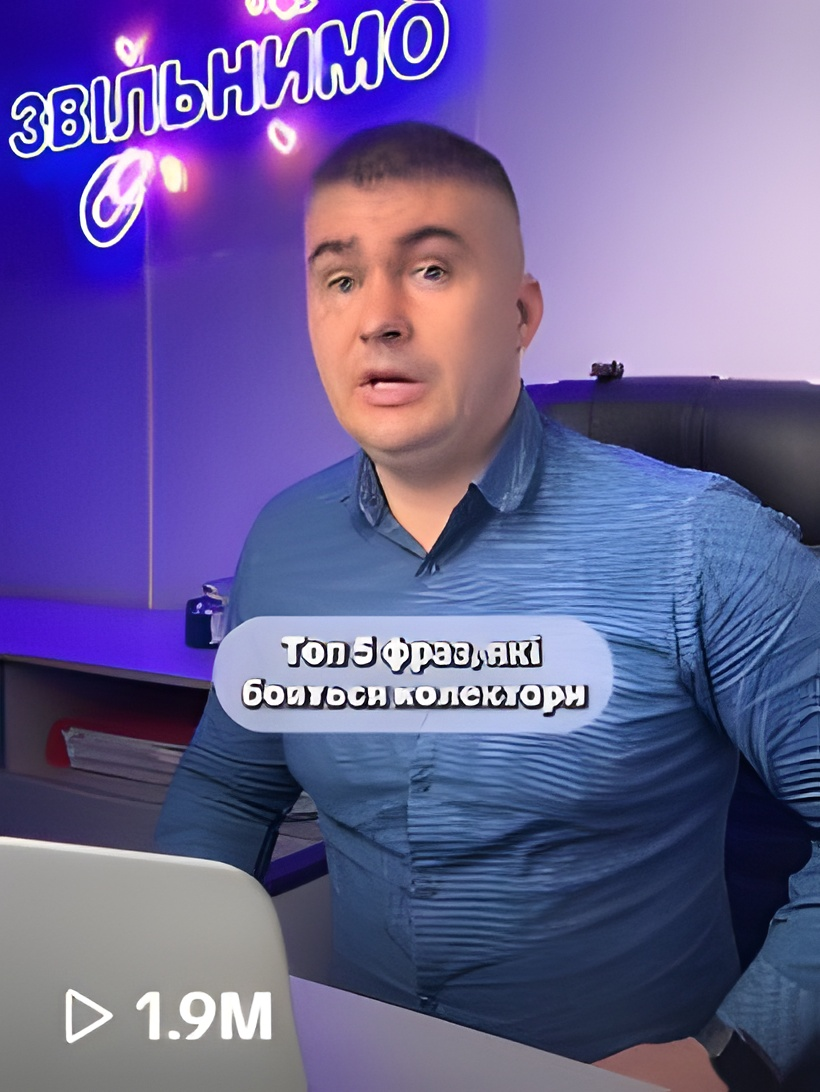
#> input picture cases-src/kp/cov_1_9m.jpg, 820 x 1092 px
$ python fix_covers.py
#> lines starting #> are read from the running program, lines starting #| are printed output that depends on the picture; after the words box and inside, x2 and y2 are one past the last pixel; in counts of white or black regions, pixels touching at a corner belong together
#!/usr/bin/env python3
"""Обкладинки з переглядами у стрічці «Про нас» (k01 1.9M, k02 2.4M, k03 257 тис., k04 354 тис.).

Оксана 23.09 і 29.09: «там, де скріни з переглядами — зробити дуже акуратно, там жахливі скріни».
Старі k-файли були вирізані зі сторінок Canva: білі рамки, шматок сусідньої картки, обрізаний текст
«ПРОДАТИ НИРКУ?». Нові — з оригіналів у PDF комерційної пропозиції (стор. 6 і 8), збільшених у 4 рази
Real-ESRGAN (kp/cov_*.jpg), обрізаних до 9:16 без втрати тексту й цифри переглядів. Підпис на 1.9M —
з оригіналу (kp/cov_1_9m_src.png), бо нейромережа ламає дрібні літери.
2.4M у PDF має пропорцію 3:4 і текст на всю ширину — тож фон зверху добудовуємо з розмитого верху кадру.
Запуск: python3 fix_covers.py → assets/k01.jpg … k04.jpg, далі build.py.
"""
import os
from PIL import Image, ImageFilter, ImageDraw, ImageEnhance

S = os.path.dirname(os.path.abspath(__file__))
KP, A = os.path.join(S, 'kp'), os.path.join(S, 'assets')
W, H = 720, 1280


def save(im, name):
    im = im.resize((W, H), Image.LANCZOS).filter(ImageFilter.UnsharpMask(1.0, 40, 2))
    im.save(os.path.join(A, name), quality=90, optimize=True, progressive=True)
    print(name, im.size)


def load(src):
#> called with src = 'cov_1_9m.jpg'
    return Image.open(os.path.join(KP, src)).convert('RGB')
#> returned value is the input picture: PIL image 820x1092 RGB; mean R, G, B 104.8, 96.2, 149.2
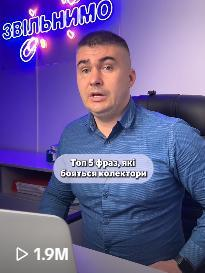
#> input picture cases-src/kp/cov_1_9m_src.png, 205 x 273 px
#> in caption_from_source, `x0, y0, x1, y1 = box`: x0 = 214; y0 = 604; x1 = 618; y1 = 744
#> in caption_from_source, `m = Image.new('L', im.size, 0)`: m: PIL image 820x1092 L; every value is 0
#> in caption_from_source, `ImageDraw.Draw(m).rounded_rectangle(box, (y1 - y0) // 2, fill=255)`:
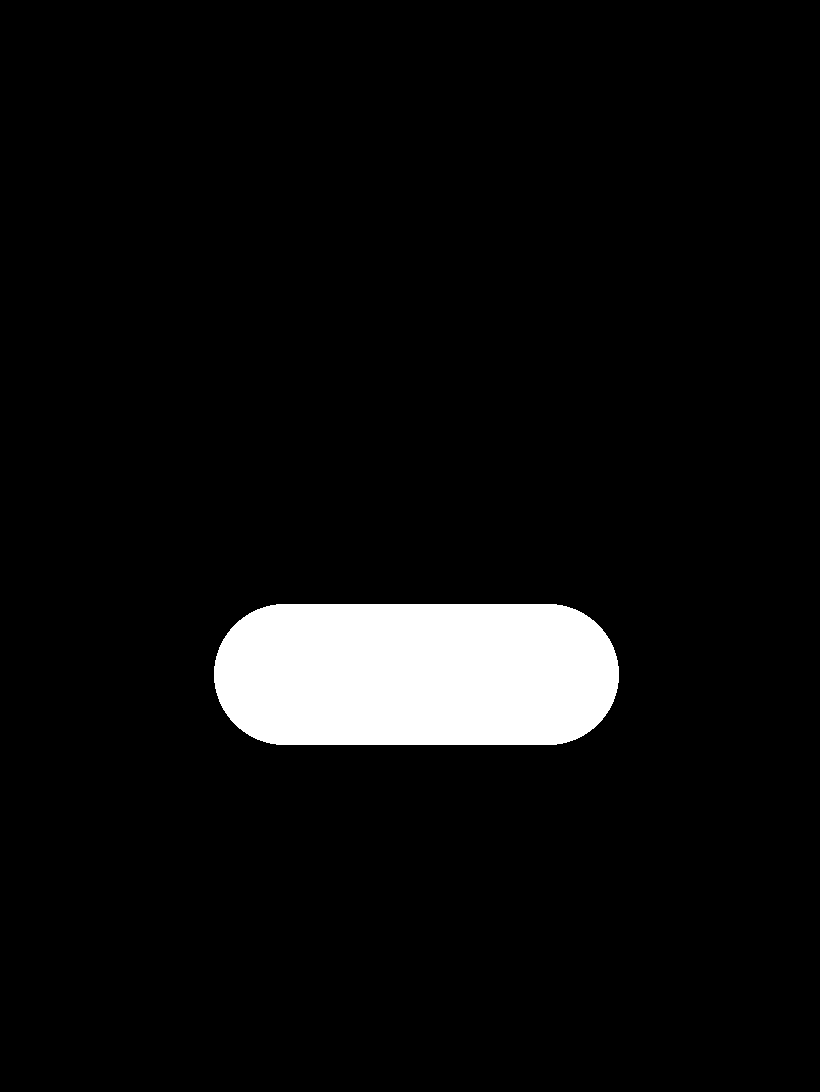
#> m: PIL image 820x1092 L; 5.9% white; 1 white region, box (x1, y1, x2, y2) and area: (214, 604, 619, 745) 52821


def crop916_im(im, x0):
#> called with x0 = 8
    w = round(im.height * W / H)
#> w = 614
    return im.crop((x0, 0, x0 + w, im.height))
#> returned value: PIL image 614x1092 RGB
#| k01.jpg (720, 1280)


def crop916(src, x0):
    return crop916_im(load(src), x0)


def extend_top(src, side):
    """Кадр 3:4 → 9:16: ширину лишаємо (текст на всю ширину), зверху добудовуємо розмитий фон."""
#> called with src = 'cov_2_4m.jpg', side = 24
    im = Image.open(os.path.join(KP, src)).convert('RGB')
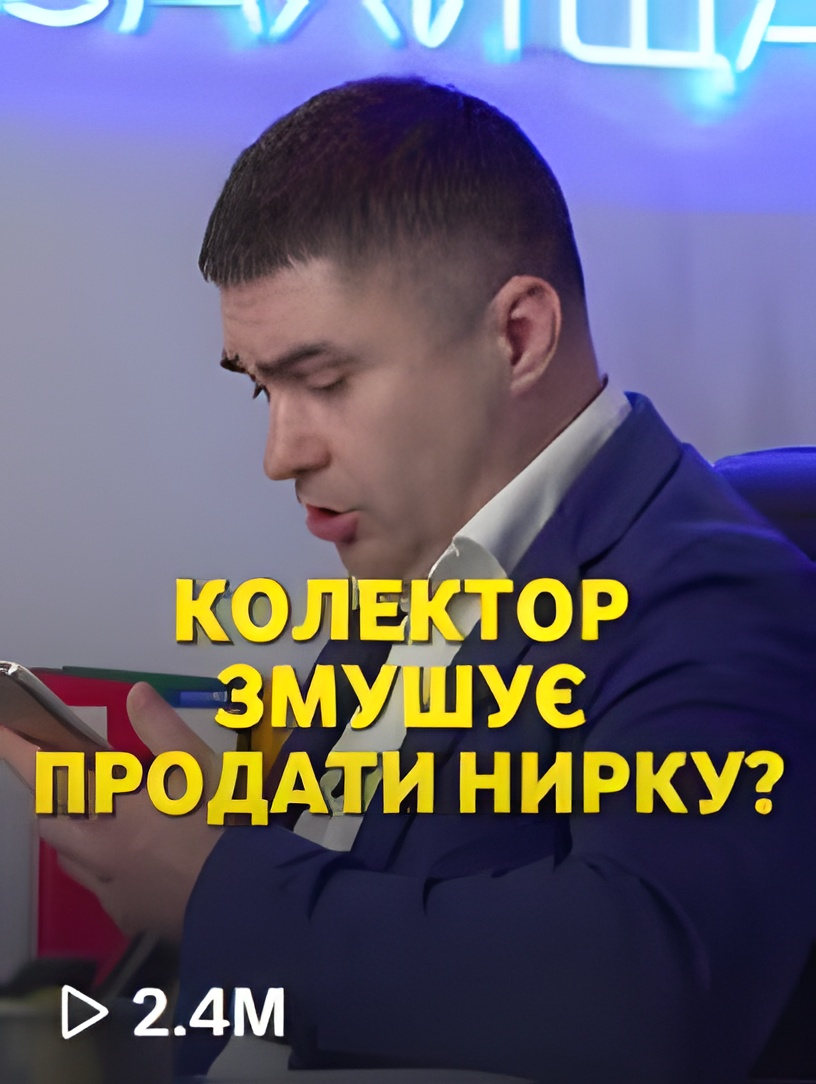
#> input picture cases-src/kp/cov_2_4m.jpg, 816 x 1084 px
#> im is the input picture: PIL image 816x1084 RGB; mean R, G, B 99.1, 94.3, 111.4
    im = im.crop((side, 0, im.width - side, im.height))
#> im: PIL image 768x1084 RGB
    w, h = im.size
#> w = 768; h = 1084
    th = round(w * H / W); add = th - h
#> after `th = round(w * H / W)`: th = 1365
#> after `add = th - h`: add = 281
    top = im.crop((0, 0, w, 66)).resize((w, add), Image.BICUBIC)            # смуга стіни з неоном до маківки (голова з y≈75)
    top = top.filter(ImageFilter.GaussianBlur(36))
    top = ImageEnhance.Brightness(top).enhance(0.78)
    canvas = Image.new('RGB', (w, th)); canvas.paste(top, (0, 0)); canvas.paste(im, (0, add))
#> after `canvas = Image.new('RGB', (w, th))`: canvas: PIL image 768x1365 RGB; every value is 0
    feather = 90                                                            # м'який перехід у кадр
    band = canvas.crop((0, add - feather, w, add + feather)).filter(ImageFilter.GaussianBlur(10))
    mask = Image.linear_gradient('L').resize((w, 2 * feather))
    mask = Image.eval(mask, lambda v: 255 - abs(255 - 2 * v))            # 0 → 255 → 0 по висоті смуги
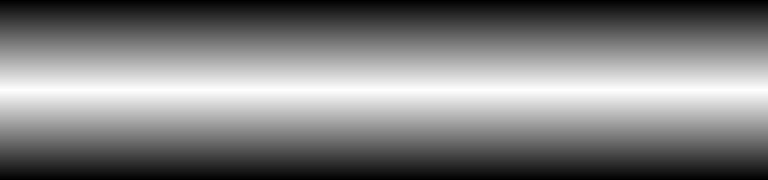
#> mask: PIL image 768x180 L; min 0, max 254, mean 127
    canvas.paste(band, (0, add - feather), mask)
    shade = Image.linear_gradient('L').resize((w, add)).point(lambda v: int(v * .55 + 115))
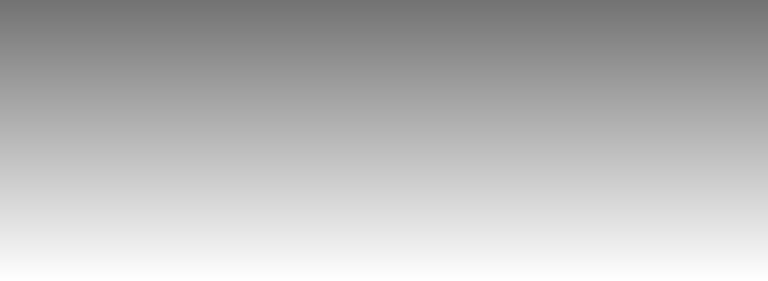
#> shade: PIL image 768x281 L; min 115, max 255, mean 184.6
    dark = Image.new('RGB', (w, add), (8, 6, 20))
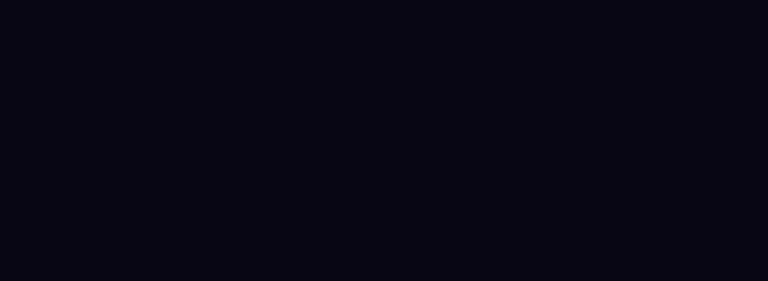
#> dark: PIL image 768x281 RGB; mean R, G, B 8, 6, 20
    canvas.paste(Image.composite(canvas.crop((0, 0, w, add)), dark, shade), (0, 0))   # темніше до верху
    return canvas


def caption_from_source(im, src_small, box, feather=10):
    """Real-ESRGAN ламає дрібні літери (підпис «Топ 5 фраз, які бояться колектори» ставав кашею).
    На ділянці підпису беремо оригінал з PDF, збільшений звичайним LANCZOS, — він м'якший, але читається."""
    s = Image.open(os.path.join(KP, src_small)).convert('RGB').resize(im.size, Image.LANCZOS)
    s = s.filter(ImageFilter.UnsharpMask(1.6, 80, 2))
    x0, y0, x1, y1 = box
    m = Image.new('L', im.size, 0)
    ImageDraw.Draw(m).rounded_rectangle(box, (y1 - y0) // 2, fill=255)
    im.paste(s, (0, 0), m.filter(ImageFilter.GaussianBlur(feather / 2)))
    return im


def tiktok_tile(src, x0, x1, label, name, y0=15, top_src=40, extend=False):
    """Плитка з сітки TikTok (скрін Оксани) → обкладинка для стрічки з переглядами.
    Прибираємо рожеву мітку «Закріплено» (label = x0,y0,x1,y1 у координатах плитки), низ з «▷ 290,4 тис.» не чіпаємо.
    За замовчуванням лишаємо рідну пропорцію плитки 3:4 (у новій версії сайту картки стрічки однакової висоти, ширина —
    за картинкою): добудова верху до 9:16 давала розмиту «шапку» над головою (29.09). extend=True — старий варіант."""
    import numpy as np, cv2
    im = Image.open(os.path.join(S, 'covers-src', src)).convert('RGB')
    t = np.asarray(im.crop((x0, y0, x1, im.height))).copy()
    m = np.zeros(t.shape[:2], np.uint8); lx0, ly0, lx1, ly1 = label; m[ly0 - 8:ly1 + 9, lx0 - 8:lx1 + 9] = 255
    t = cv2.inpaint(t, m, 25, cv2.INPAINT_NS)
    tile = Image.fromarray(t); mk = Image.fromarray(m).filter(ImageFilter.GaussianBlur(4))
    tile = Image.composite(tile.filter(ImageFilter.GaussianBlur(3)), tile, mk)
    if not extend:
        w, h = tile.size
        out = tile.resize((720, round(h * 720 / w)), Image.LANCZOS).filter(ImageFilter.UnsharpMask(1.0, 40, 2))
        out.save(os.path.join(A, name), quality=90, optimize=True, progressive=True); print(name, out.size)
        return
    w, h = tile.size; th = round(w * H / W); add = th - h
    top = tile.crop((0, 0, w, top_src)).resize((w, add), Image.BICUBIC).filter(ImageFilter.GaussianBlur(30))
    top = ImageEnhance.Brightness(top).enhance(0.8)
    canvas = Image.new('RGB', (w, th)); canvas.paste(top, (0, 0)); canvas.paste(tile, (0, add))
    feather = 60
    band = canvas.crop((0, add - feather, w, add + feather)).filter(ImageFilter.GaussianBlur(8))
    bm = Image.eval(Image.linear_gradient('L').resize((w, 2 * feather)), lambda v: 255 - abs(255 - 2 * v))
    canvas.paste(band, (0, add - feather), bm)
    save(canvas, name)


if __name__ == '__main__':
    k01 = caption_from_source(load('cov_1_9m.jpg'), 'cov_1_9m_src.png', (214, 604, 618, 744))
    save(crop916_im(k01, 8), 'k01.jpg')                 # неон, підпис і «1.9M» — усе в кадрі
    save(extend_top('cov_2_4m.jpg', 24), 'k02.jpg')     # «КОЛЕКТОР ЗМУШУЄ ПРОДАТИ НИРКУ?» цілим
#> call 2 of save, with name = 'k02.jpg'
#> in save (call 2), `im = im.resize((W, H), Image.LANCZOS).filter(ImageFilter.UnsharpMask(1..`:
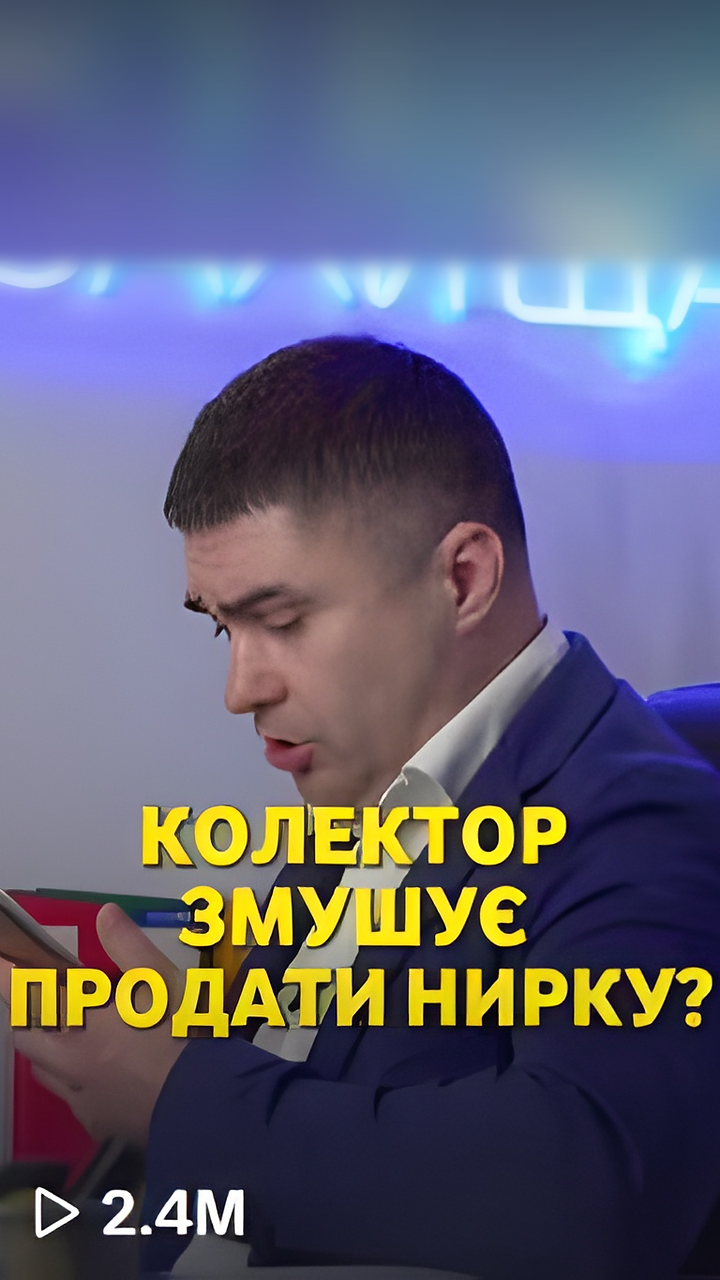
#> im: PIL image 720x1280 RGB; mean R, G, B 97, 97.3, 117.8
#| k02.jpg (720, 1280)
    save(crop916('cov_257k.jpg', 56), 'k03.jpg')
#> (the run stopped early here; a loop or call above may not have finished)
